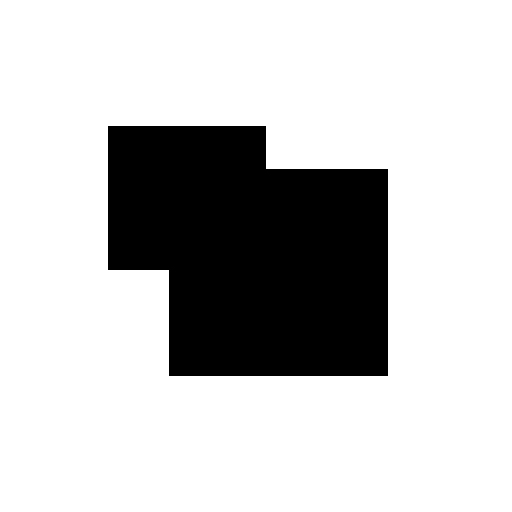
#> input picture OpenCV/4-2_OpenCV/data/CornerTest.jpg, 512 x 512 px
$ jupyter execute '4주차 Feature Extractino.ipynb'
#> lines starting #> are read from the running program, lines starting #| are printed output that depends on the picture; after the words box and inside, x2 and y2 are one past the last pixel; in counts of white or black regions, pixels touching at a corner belong together
[cell 1]
import cv2
import numpy as np

# localMaxima 를 찾는 함수
def findLocalMaxima(src):
    #구성요소를 사각형 모델로 만들어서
    kernel = cv2.getStructuringElement(shape = cv2.MORPH_RECT, ksize=(11,11))
    #팽창을 적용하면 우리가 분할한 이진 영상 255영역이 커진다

    dilate = cv2.dilate(src, kernel)
    # src 랑 dilate랑 같니???
    #픽셀값 하나하나를 서로 확인한다.
    #그래서 각 필셀에 Bool 값이 들어간다.
    localMax = (src == dilate)

    #일반적인 데이터에 대해서 erode를 하면 커널 안의 가장
    #작은 값이 저장이 된다.
    erode = cv2.erode(src, kernel)
    #소스랑 erode랑 비교해서 소스가 큰 값이 남게 된다.
    #그래서 local minium만 지우게 된다.
    localMax2 = (src > erode)
    #그래서 두개를 and 연산을 하면 localMax만 남는다.
    localMax &= localMax2
    #로컬 맥스에 트루값이 들어가는 위치(X, Y)!
    points = np.argwhere(localMax == True)
    #행렬은 (Y,X)로 데이터가 저장되기 때문에 X , Y로 바꿔준다.
    points[:,[0,1]] = points[:,[1,0]] # switch x , y
    return points

[cell 2]
src = cv2.imread("./data/CornerTest.jpg")
#> src is the input picture: shape (512, 512, 3); min 0, max 255, mean 198.3
gray = cv2.cvtColor(src, cv2.COLOR_BGR2GRAY)
res = cv2.preCornerDetect(gray, ksize = 3)
ret, res2 = cv2.threshold(np.abs(res), 0.1 , 0 , cv2.THRESH_TOZERO)
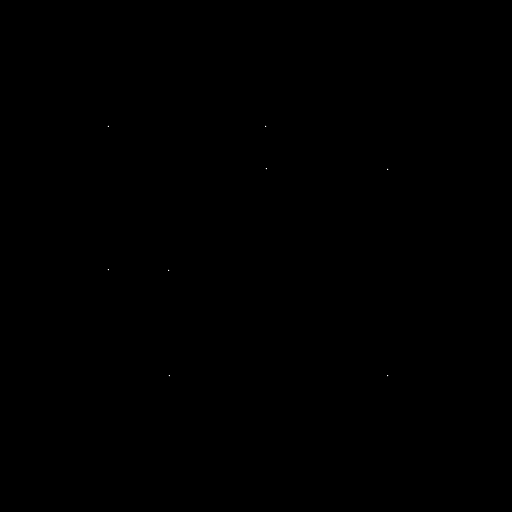
#> res2: shape (512, 512) float32; min 0, max 1.12, mean 4.57e-05; drawn with min black and max white
corners = findLocalMaxima(res2)
#> in findLocalMaxima, `localMax = (src == dilate)`:
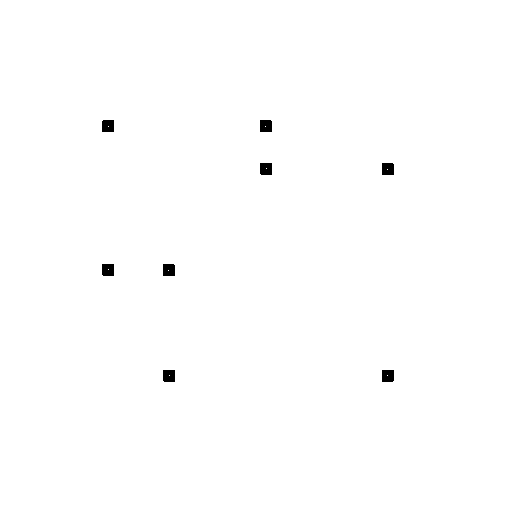
#> localMax: shape (512, 512) bool; 99.6% white; 8 black regions, largest, box (x1, y1, x2, y2) and area: (102, 120, 114, 132) 142, (260, 120, 272, 132) 142, (260, 163, 272, 175) 142
#> in findLocalMaxima, `erode = cv2.erode(src, kernel)`: erode: shape (512, 512) float32; every value is 0
#> in findLocalMaxima, `localMax2 = (src > erode)`: localMax2: shape (512, 512) bool; 0.01% white in thin lines or dots, all inside (x1, y1, x2, y2) = (107, 125, 389, 377)
#> in findLocalMaxima, `localMax &= localMax2`: localMax: shape (512, 512) bool; 0% white in thin lines or dots, all inside (x1, y1, x2, y2) = (108, 126, 388, 376)
#> in findLocalMaxima, `points = np.argwhere(localMax == True)`: points = [[126, 108], [126, 265], [168, 266], [169, 387], [269, 108], [270, 168], [375, 169], [375, 387]]
#> corners = [[108, 126], [265, 126], [266, 168], [387, 169], [108, 269], [168, 270], [169, 375], [387, 375]]
print(len(corners))
#| 8

dst = src.copy()
for x , y in corners:
    cv2.circle(dst , (x, y), 5 , (0,0,255),2)
#> this loop made 8 passes
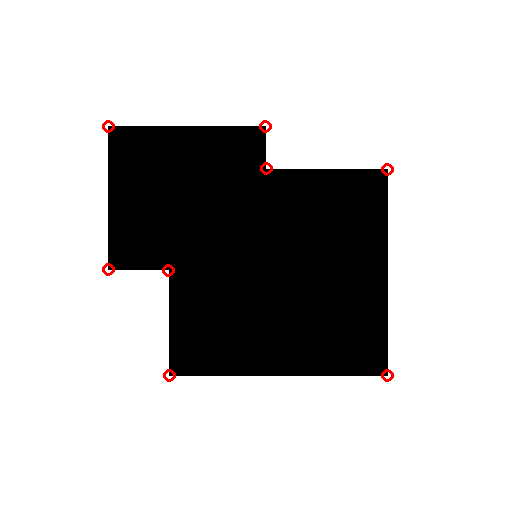
#> dst: shape (512, 512, 3); 0.27% of pixels changed, all inside (x1, y1, x2, y2) = (102, 120, 394, 382)

cv2.imshow("src", src)
cv2.imshow("dst", dst)
cv2.waitKey()
cv2.destroyAllWindows()

[cell 3]
#cornerMinEigenValsAndVecs

src = cv2.imread("./data/CornerTest.jpg")
gray = cv2.cvtColor(src, cv2.COLOR_BGR2GRAY)
#MinEigenVal은 코너 값을 바로 가져올 수 있다.
eigen = cv2.cornerMinEigenVal(gray, blockSize = 5)
print("eigen.shape = ", eigen.shape)
#| eigen.shape =  (512, 512)

T = 0.2 #쓰레숄드를 0.2로 지정 argwhre로 Threshold 사용
corners = np.argwhere(eigen > T)
#> corners = [[127, 109], [127, 264], [167, 267], [170, 386], [268, 109], [271, 167], [374, 170], [374, 386]]
corners[:,[0,1]] = corners[:,[1,0]]
print("len(corners) =", len(corners))
#| len(corners) = 8
dst = src.copy()
for x , y in corners:
    cv2.circle(dst, (x, y), 3 , (0,0,255), 2)
#> this loop made 8 passes
#> (x, y) on passes 1 to 8: (109, 127), (264, 127), (267, 167), (386, 170), (109, 268), (167, 271), (170, 374), (386, 374)
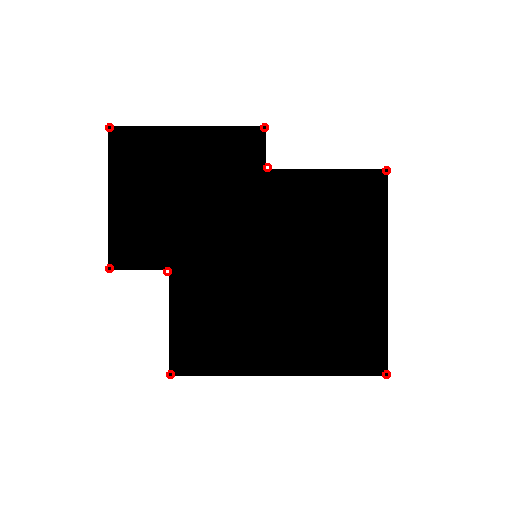
#> dst: shape (512, 512, 3); 0.18% of pixels changed, all inside (x1, y1, x2, y2) = (105, 123, 391, 379)

cv2.imshow("dst", dst)
cv2.waitKey()
cv2.destroyAllWindows()

[cell 4]
#CornerHaarris

src = cv2.imread("./data/CornerTest.jpg")
gray = cv2.cvtColor(src, cv2.COLOR_BGR2GRAY)

res = cv2.cornerHarris(gray, blockSize = 5, ksize = 3, k = 0.01)
ret,res = cv2.threshold(np.abs(res), 0.02, 0, cv2.THRESH_TOZERO)
corners = findLocalMaxima(res)
#> in findLocalMaxima (call 2), `localMax = (src == dilate)`:
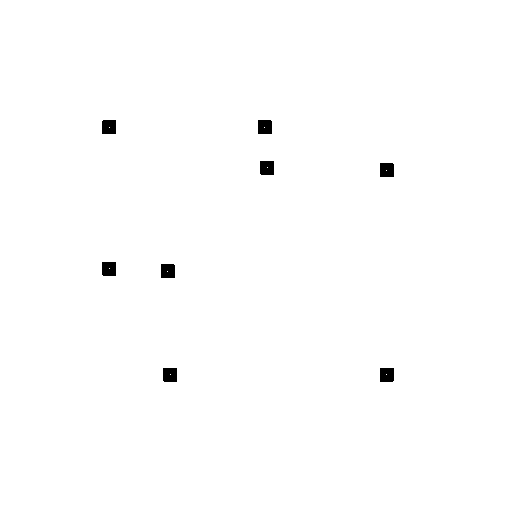
#> localMax: shape (512, 512) bool; 99.4% white; 8 black regions, largest, box (x1, y1, x2, y2) and area: (102, 120, 116, 134) 194, (258, 120, 272, 134) 194, (260, 161, 274, 175) 194
#> in findLocalMaxima (call 2), `localMax2 = (src > erode)`: localMax2: shape (512, 512) bool; 0.05% white; 8 white regions (8 under 20 px)
#> in findLocalMaxima (call 2), `localMax &= localMax2`: localMax: shape (512, 512) bool; 0% white in thin lines or dots, all inside (x1, y1, x2, y2) = (109, 127, 387, 375)
#> in findLocalMaxima (call 2), `points = np.argwhere(localMax == True)`: points has the same summary as corners outside findLocalMaxima
#> corners = [[109, 127], [264, 127], [267, 167], [386, 170], [109, 268], [167, 271], [170, 374], [386, 374]]
print("corners=", corners)
#| corners= [[109 127]
#|  [264 127]
#|  [267 167]
#|  [386 170]
#|  [109 268]
#|  [167 271]
#|  [170 374]
#|  [386 374]]

dst = src.copy()

for x , y in corners:
    cv2.circle(dst, (x, y), 3, (0,0,255), 2)

cv2.imshow("dst", dst)
cv2.waitKey()
cv2.destroyAllWindows()

[cell 5]
#fast -- 확실한 코너가 아니라면 효과가 별로 좋지 않다.

src = cv2.imread("./data/CornerTest.jpg")
gray = cv2.cvtColor(src, cv2.COLOR_BGR2GRAY)

fast = cv2.FastFeatureDetector_create(30)
#0으로 했다는 것은 maxSuppression을 쓰지 않는다.
fast.setNonmaxSuppression(0)
kp = fast.detect(src, None)
#> kp = 48 keypoints; strongest (x, y, size): (108, 126, 7), (109, 126, 7), (110, 126, 7), (263, 126, 7)
dst = src.copy()
#결과를 쉽게 그릴 수 있따.
cv2.drawKeypoints(src, kp, dst, (0,0,255))
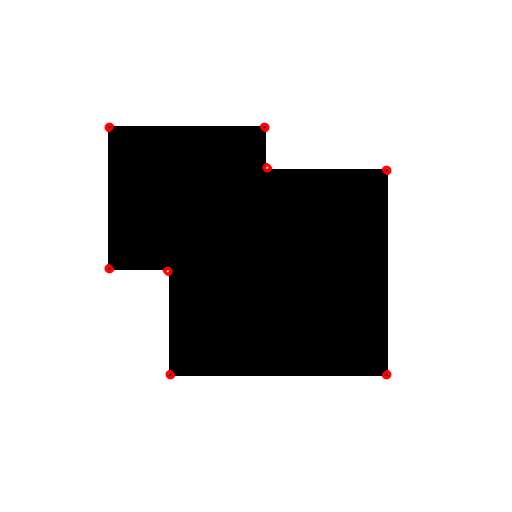
#> dst: shape (512, 512, 3); 0.27% of pixels changed, all inside (x1, y1, x2, y2) = (104, 122, 392, 380)

cv2.imshow("dst", dst)
cv2.waitKey()
cv2.destroyAllWindows()

[cell 6]
#Circles Grid

src = cv2.imread("./data/circleGrid.jpg")
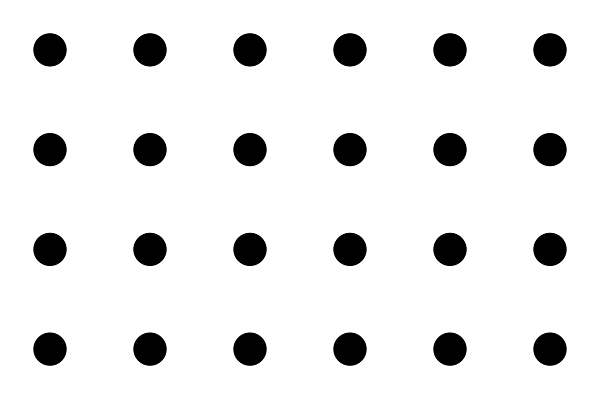
#> input picture OpenCV/4-2_OpenCV/data/circleGrid.jpg, 600 x 399 px
#> src is the input picture: shape (399, 600, 3); min 0, max 255, mean 232.7
gray = cv2.cvtColor(src, cv2.COLOR_BGR2GRAY)
#> gray: shape (399, 600)
patternSize = (6,4)
found, centers = cv2.findCirclesGrid(src, patternSize)
#> found = True; centers = 24 rows, first 8: [49.49, 49.37], [149.5, 49.36], [249.5, 49.37], [349.5, 49.37], [449.5, 49.36], [549.5, 49.37], [49.5, 149.1], [149.5, 149.1]
print("centers.shape=", centers.shape)
#| centers.shape= (24, 1, 2)

dst = src.copy()
cv2.drawChessboardCorners(dst,patternSize, centers, found)
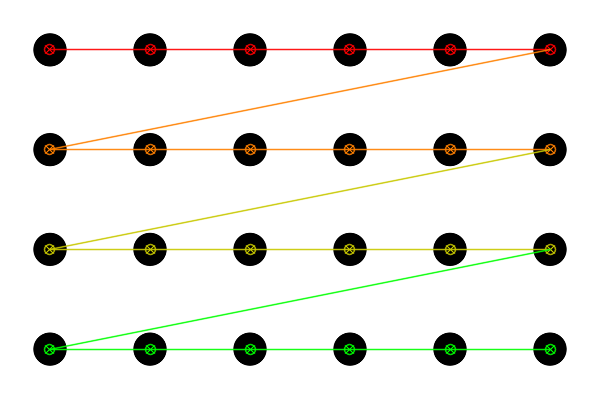
#> dst: shape (399, 600, 3); 5.22% of pixels changed, all inside (x1, y1, x2, y2) = (43, 43, 557, 356)

cv2.imshow("dst", dst)
cv2.waitKey()
cv2.destroyAllWindows()
